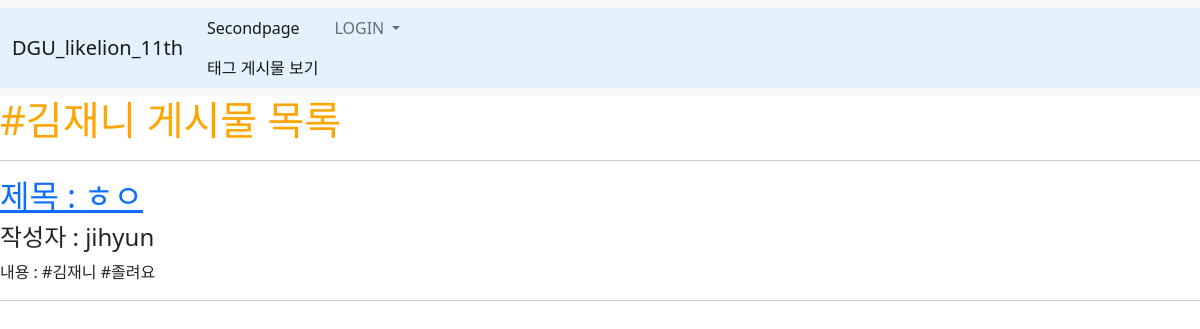
Page /tag/1 on the earlier database version.
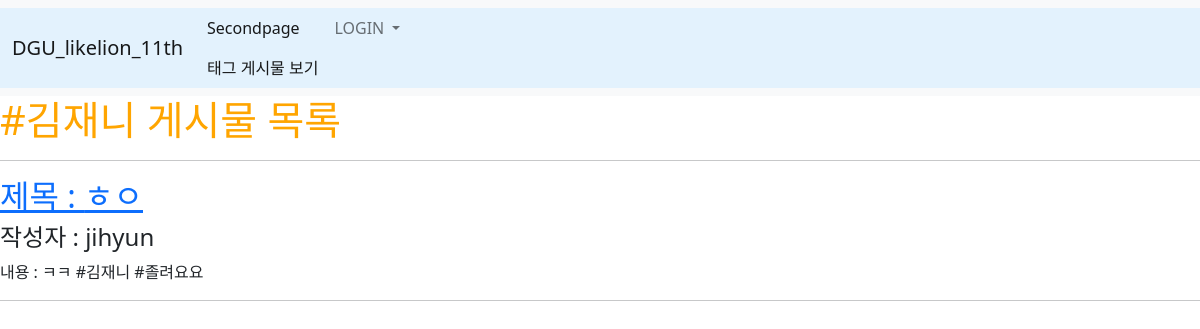
Same page on the later database version.
### main/models.py (models this page shows, shortened)
class Blog(models.Model):
    title = models.CharField(max_length=200)
    writer = models.ForeignKey(User, null=False, blank=False, on_delete=models.CASCADE)
    pub_date = models.DateTimeField()
    body = models.TextField()
    image = models.ImageField(upload_to="blog/", blank=True, null=True)
    tags = models.ManyToManyField(Tag, related_name='blogs', blank=True)

### main/views.py (the view)
# urls.py: path("tag/<int:tag_id>", tag_blogs, name="tag_blogs"),
def tag_blogs(request, tag_id):
    tag = get_object_or_404(Tag, id = tag_id)
    blogs_with_content_tags = Blog.objects.filter(tags=tag)
    blogs_with_comment_tags = Blog.objects.filter(comment__tags=tag)
    blogs = blogs_with_content_tags.union(blogs_with_comment_tags)
    return render(request, 'main/tag_blogs.html', {
        'tag' :tag,
        'blogs' : blogs,
    })

### main/models.py (called while the page is built)
    def __str__(self) :
        return self.name

### main/templates/main/tag_blogs.html
{% extends 'base.html' %} {% block content %}
<div class="blog_container">
    <h1>#{{tag}} 게시물 목록</h1>
    <hr />
    {% for b in blogs %}
    <div class="blog">
        <h2 class="title">
            <a href="{% url 'main:detail' b.id %}">제목 : {{ b.title }}</a>
        </h2>
        <h4>작성자 : {{ b.writer }}</h4>
        <p>내용 : {{ b.body }}</p>
    </div>
    <hr />
    {% endfor %}
</div>
{% endblock %}

Differences in the rows shown:
changed Blog "ㅎㅇ": body "#김재니 #졸려요" → "ㅋㅋ #김재니 #졸려요요"
